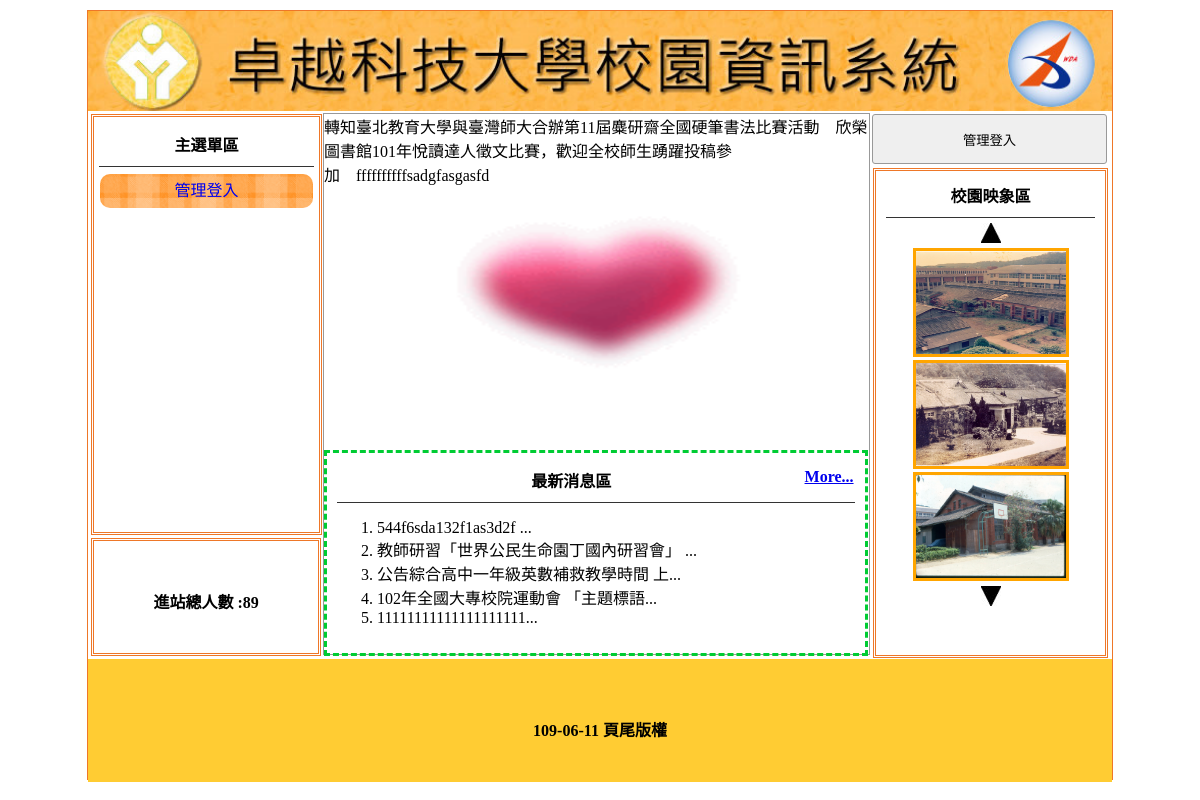
The page / on the database its author committed.
### tables this page shows
CREATE TABLE `title` (
  `id` int(10) UNSIGNED NOT NULL,
  `img` text NOT NULL,
  `text` text NOT NULL,
  `sh` int(1) NOT NULL
);

CREATE TABLE `menu` (
  `id` int(10) UNSIGNED NOT NULL,
  `name` text NOT NULL,
  `href` text NOT NULL,
  `parent` int(3) UNSIGNED NOT NULL,
  `sh` int(1) UNSIGNED NOT NULL
);

CREATE TABLE `total` (
  `id` int(10) UNSIGNED NOT NULL,
  `total` int(10) UNSIGNED NOT NULL
);

CREATE TABLE `ad` (
  `id` int(10) UNSIGNED NOT NULL,
  `img` text NOT NULL,
  `text` text NOT NULL,
  `sh` int(1) NOT NULL
);

CREATE TABLE `news` (
  `id` int(10) UNSIGNED NOT NULL,
  `img` text NOT NULL,
  `text` text NOT NULL,
  `sh` int(1) NOT NULL
);

CREATE TABLE `image` (
  `id` int(10) UNSIGNED NOT NULL,
  `img` text NOT NULL,
  `text` text NOT NULL,
  `sh` int(1) NOT NULL
);

CREATE TABLE `bottom` (
  `id` int(10) UNSIGNED NOT NULL,
  `bottom` varchar(128) NOT NULL
);

### base.php (called while the page is built, shortened)
<?php
class DB{
    private $dsn="mysql:host=localhost;charset=utf8;dbname=db05";
    private $root="root";
    private $password="";
    private $table;
    private $pdo;
    public function __construct($table){
        $this->table=$table;
        $this->pdo=new PDO($this->dsn,$this->root,$this->password);
    }
    public function all(...$arg){
        $sql="select * from $this->table ";
        if(!empty($arg[0]) && is_array($arg[0])){
            foreach($arg[0] as $key => $value){
                $tmp[]=sprintf("`%s`='%s'",$key,$value);
            }
            $sql=$sql. " where ".implode(" && ",$tmp);
        }
        if(!empty($arg[1])){
            $sql=$sql.$arg[1];
        }
        return $this->pdo->query($sql)->fetchAll();
    }
public function find($arg){
    $sql="select * from $this->table ";
    if( is_array($arg)){
        foreach($arg as $key => $value){
            $tmp[]=sprintf("`%s`='%s'",$key,$value);
        }
        $sql=$sql. " where ".implode(" && ",$tmp);
    }else{
        $sql=$sql. " where `id`='$arg'";
    }
    return $this->pdo->query($sql)->fetch(PDO::FETCH_ASSOC);
}
public function count(...$arg){
    $sql="select count(*) from $this->table ";
    if(!empty($arg[0]) && is_array($arg[0])){
        foreach($arg[0] as $key => $value){
            $tmp[]=sprintf("`%s`='%s'",$key,$value);
        }
        $sql=$sql. " where ".implode(" && ",$tmp);
    }
    return $this->pdo->query($sql)->fetchColumn();
}
}
?>

### index.php (the view, shortened to what this page needs)
<?php include_once "base.php";?>
<!DOCTYPE html
    PUBLIC "-//W3C//DTD XHTML 1.0 Transitional//EN" "http://www.w3.org/TR/xhtml1/DTD/xhtml1-transitional.dtd">
<html xmlns="http://www.w3.org/1999/xhtml">
<head>
    <link href="./css/css.css" rel="stylesheet" type="text/css">
</head>
<body>
    <div id="main">
    <?php $title=new DB('title') ;
            $ti=$title->find(['sh'=>1]);
    ?>
        <a title="<?=$ti['text'];?>" href="index.php">
            <div class="ti" style="background:url(&#39;img/<?=$ti['img'];?>&#39;); background-size:cover;"></div>
        </a>
        <div id="ms">
            <div id="lf" style="float:left;">
                <div id="menuput" class="dbor">
                    <span class="t botli">主選單區</span>
                    <?php
                    $menu=new DB("menu");
                    $mains=$menu->all(['parent'=>0,'sh'=>1]);
                    foreach ($mains as $main){
                        echo "<div class='mainmu'>";
                        echo "<a href='".$main['href']."'>";
                        echo $main['name'];
                        echo "</a>";
                        echo "</div>";
                    }
                    ?>
                </div>
                <div class="dbor" style="margin:3px; width:95%; height:20%; line-height:100px;">
                    <span class="t">進站總人數 :<?php
                        $total=new DB("total");
                        $tt=$total->find(1);
                        echo $tt['total'];?></span>
                </div>
			</div>
            <?php
				$do=(!empty($_GET['do']))?$_GET['do']:'main';
				$file='front/'.$do.".php";
				if(file_exists($file)){
					include $file;
				}else{
					include 'front/main.php';
				}
				?>
            <div class="di di ad" style="height:540px; width:23%; padding:0px; margin-left:22px; float:left; ">
                <button style="width:100%; margin-left:auto; margin-right:auto; margin-top:2px; height:50px;"
                    onclick="lo(&#39;?do=admin&#39;)">管理登入</button>
                <div style="width:89%; height:480px;" class="dbor">
                    <span class="t botli">校園映象區</span>
                    <div style="text-align:center;margin:5px" onclick="pp(1)"><img src="icon/up.jpg" alt=""></div>
                    <?php
                        $image=new DB("image");
                        $ims=$image->all(['sh'=>1]);
                        foreach($ims as $key=>$im){
                            echo "<div style='text-align:center;margin:3px' id='ssaa$key' class='im'>";
                            echo "<img src='img/".$im['img']."' style='width:150px;height:103px;border:3px solid orange'>";
                            echo "</div>";
                        }
                    ?>
                    <div style="text-align:center;margin:5px" onclick="pp(2)"><img src="icon/dn.jpg" alt=""></div>
                </div>
            </div>
        </div>
        <div
            style="width:1024px; left:0px; position:relative; background:#FC3; margin-top:4px; height:123px; display:block;">
            <span class="t" style="line-height:123px;">
            <?php
                $bottom=new DB('bottom');
                $bt=$bottom->find(1);
                echo $bt['bottom'];
            ?>
        </span>
        </div>
    </div>
</body>
</html>

### front/main.php (shortened to what this page needs)
<div class="di"
    style="height:540px; border:#999 1px solid; width:53.2%; margin:2px 0px 0px 0px; float:left; position:relative; left:20px;">
	<?php include "marquee.php";?>
    <div style="height:32px; display:block;"></div>
    <div style="width:100%; padding:2px; height:290px;">
        <div id="mwww" loop="true" style="width:100%; height:100%;">
        </div>
    </div>
    <div
        style="width:95%; padding:2px; height:190px; margin-top:10px; padding:5px 10px 5px 10px; border:#0C3 dashed 3px; position:relative;">
        <span class="t botli">最新消息區
			<?php
				$news=new DB("news");
				$chk=$news->count(['sh'=>1]);
				if($chk>=5){
					echo "<a href='index.php?do=news' style='float:right;'>More...</a>";
				}
			?>
        </span>
		<ul class="ssaa" style="list-style-type:decimal;">
			<?php
				$ns=$news->all(['sh'=>1]," limit 5");
				foreach($ns as $n){
			?>
			<li><?=mb_substr($n['text'],0,20,'utf8');?>...
			</li>
			<?php
				}
			?>
        </ul>
    </div>
</div>

### front/marquee.php (shortened to what this page needs)
<marquee scrolldelay="120" direction="left" style="position:absolute; width:100%; height:40px;">
   <?php
   $ad=new DB("ad");
   $ads=$ad->all(['sh'=>1]);
   foreach($ads as $ad){
       echo $ad['text'];
   }
?>
</marquee>

### css/css.css (style rules this page uses)
body { padding:0px; margin:0px; }
#main { width:1024px; height:768px; margin:10px auto 10px auto; border:#EE7728 1px solid; position:relative; }
.ti { width:100%; height:100px; position:relative; background-size:cover; background-repeat:no-repeat; }
.dbor { border:#EE7728 double 3px; margin:1px; padding:2px 10px 2px 10px; }
.t { font-weight:800; display:block; text-align:center; padding:10px 1px 10px 1px; }
.botli { border-bottom:#333 1px solid; }
.mainmu { position:relative; border-radius:10px; background:url(../icon/menu.fw.png) center no-repeat; background-size:cover; line-height:30px; padding:2px 10px 2px 10px; margin:7px 1px 7px 1px; height:30px; text-align: center; }
#lf { height:540px; width:21%; display:inline-block; }
#menuput { width:100%; height:75%; position:relative; padding:5px; display:block; margin: 3px; }
.di { display:inline-block; }
.ad { margin:1px; padding:2px 10px 2px 10px; }
input,button { border:#999 1px solid; border-radius:3px; background:#EFEFEF; padding:5px; margin:3px; }
.mainmu a, .mw a { text-decoration: none; display: block; height: 30px; }

### rows shown on the page
title: img (picture)
menu: name "管理登入"
total: total "89"
ad: text "轉知臺北教育大學與臺灣師大合辦第11屆麋研齋全國硬筆書法比賽活動"
ad: text "欣榮圖書館101年悅讀達人徵文比賽，歡迎全校師生踴躍投稿參加"
ad: text "ffffffffffsadgfasgasfd"
news: text "544f6sda132f1as3d2f"
news: text "教師研習「世界公民生命園丁國內研習會」"
news: text "公告綜合高中一年級英數補救教學時間 上"
news: text "102年全國大專校院運動會 「主題標語"
news: text "11111111111111111111"
image: img (picture)
image: img (picture)
image: img (picture)
bottom: bottom "109-06-11 頁尾版權"
